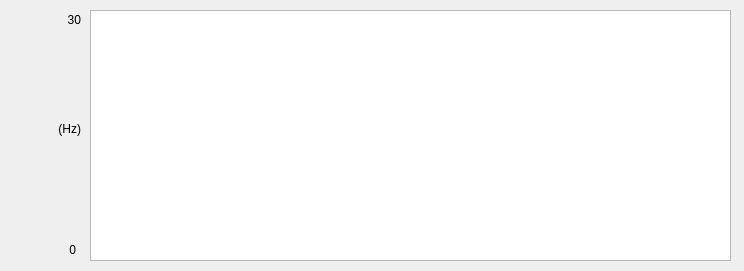
<?xml version="1.0" encoding="UTF-8"?>
<ui version="4.0">
 <class>GraphWindow</class>
 <widget class="QWidget" name="GraphWindow">
  <property name="geometry">
   <rect>
    <x>0</x>
    <y>0</y>
    <width>744</width>
    <height>271</height>
   </rect>
  </property>
  <property name="windowTitle">
   <string>Form</string>
  </property>
  <widget class="QGraphicsView" name="graphicsView">
   <property name="geometry">
    <rect>
     <x>90</x>
     <y>10</y>
     <width>641</width>
     <height>251</height>
    </rect>
   </property>
  </widget>
  <widget class="QLabel" name="label_min">
   <property name="geometry">
    <rect>
     <x>5</x>
     <y>240</y>
     <width>71</width>
     <height>20</height>
    </rect>
   </property>
   <property name="text">
    <string>0</string>
   </property>
   <property name="alignment">
    <set>Qt::AlignRight|Qt::AlignTrailing|Qt::AlignVCenter</set>
   </property>
  </widget>
  <widget class="QLabel" name="label_max">
   <property name="geometry">
    <rect>
     <x>10</x>
     <y>10</y>
     <width>71</width>
     <height>20</height>
    </rect>
   </property>
   <property name="text">
    <string>30</string>
   </property>
   <property name="alignment">
    <set>Qt::AlignRight|Qt::AlignTrailing|Qt::AlignVCenter</set>
   </property>
  </widget>
  <widget class="QLabel" name="label_hz">
   <property name="geometry">
    <rect>
     <x>50</x>
     <y>120</y>
     <width>31</width>
     <height>17</height>
    </rect>
   </property>
   <property name="layoutDirection">
    <enum>Qt::LeftToRight</enum>
   </property>
   <property name="text">
    <string>(Hz)</string>
   </property>
   <property name="alignment">
    <set>Qt::AlignRight|Qt::AlignTrailing|Qt::AlignVCenter</set>
   </property>
  </widget>
 </widget>
 <resources/>
 <connections/>
</ui>
